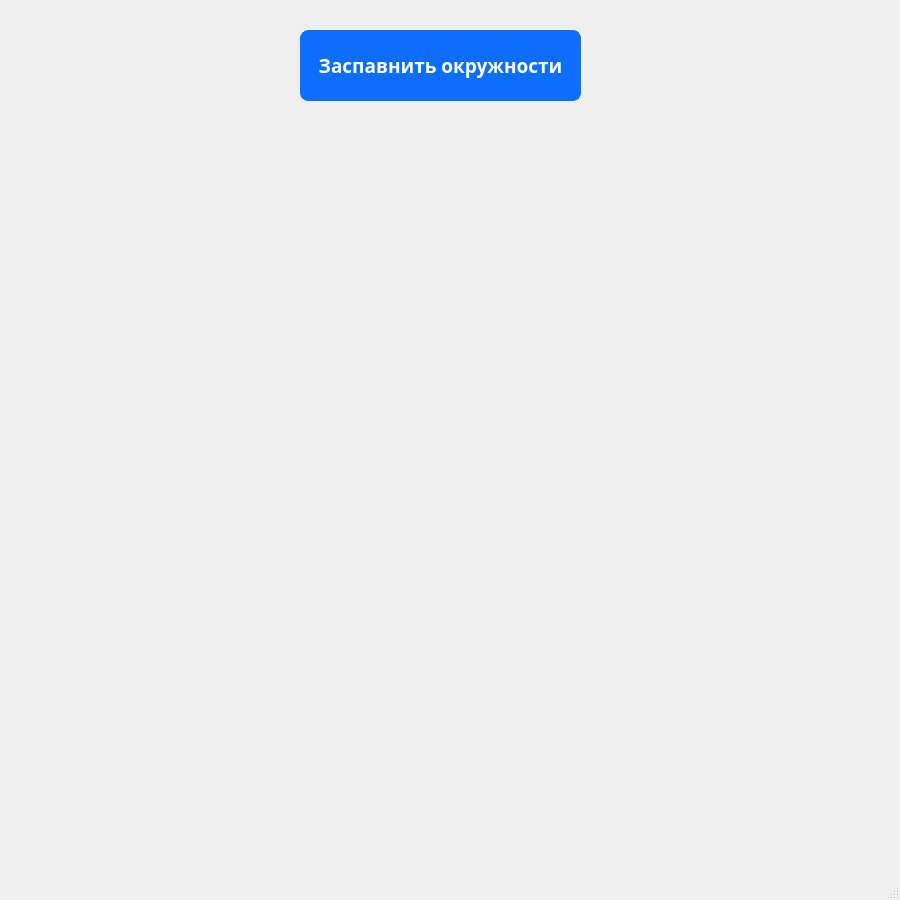
<?xml version="1.0" encoding="UTF-8"?>
<ui version="4.0">
 <class>MainWindow</class>
 <widget class="QMainWindow" name="MainWindow">
  <property name="geometry">
   <rect>
    <x>0</x>
    <y>0</y>
    <width>900</width>
    <height>900</height>
   </rect>
  </property>
  <property name="windowTitle">
   <string>MainWindow</string>
  </property>
  <property name="styleSheet">
   <string notr="true">QPushButton {
  background-color: #0d6efd;
  color: #fff;
  font-weight: 600;
  border-radius: 8px;
  border: 1px solid #0d6efd;
  padding: 5px 15px;
  margin-top: 10px;
  outline: 0px;
}</string>
  </property>
  <widget class="QWidget" name="centralwidget">
   <widget class="QPushButton" name="pushButton">
    <property name="geometry">
     <rect>
      <x>300</x>
      <y>20</y>
      <width>281</width>
      <height>81</height>
     </rect>
    </property>
    <property name="font">
     <font>
      <family>Bahnschrift SemiBold</family>
      <pointsize>14</pointsize>
      <weight>75</weight>
      <bold>true</bold>
     </font>
    </property>
    <property name="text">
     <string>Заспавнить окружности</string>
    </property>
   </widget>
  </widget>
  <widget class="QMenuBar" name="menubar">
   <property name="geometry">
    <rect>
     <x>0</x>
     <y>0</y>
     <width>900</width>
     <height>18</height>
    </rect>
   </property>
  </widget>
  <widget class="QStatusBar" name="statusbar"/>
 </widget>
 <resources/>
 <connections/>
</ui>
